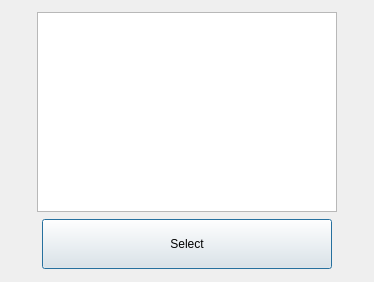
<?xml version="1.0" encoding="UTF-8"?>
<ui version="4.0">
 <class>PayChoiceDialog</class>
 <widget class="QDialog" name="PayChoiceDialog">
  <property name="geometry">
   <rect>
    <x>0</x>
    <y>0</y>
    <width>374</width>
    <height>282</height>
   </rect>
  </property>
  <property name="minimumSize">
   <size>
    <width>374</width>
    <height>282</height>
   </size>
  </property>
  <property name="windowTitle">
   <string>PayChoiceDialog</string>
  </property>
  <layout class="QVBoxLayout" name="verticalLayout">
   <item alignment="Qt::AlignHCenter">
    <widget class="QListWidget" name="torrentChoices">
     <property name="minimumSize">
      <size>
       <width>300</width>
       <height>180</height>
      </size>
     </property>
     <property name="maximumSize">
      <size>
       <width>350</width>
       <height>200</height>
      </size>
     </property>
    </widget>
   </item>
   <item alignment="Qt::AlignHCenter">
    <widget class="QPushButton" name="SelectButton">
     <property name="minimumSize">
      <size>
       <width>290</width>
       <height>50</height>
      </size>
     </property>
     <property name="maximumSize">
      <size>
       <width>290</width>
       <height>50</height>
      </size>
     </property>
     <property name="text">
      <string>Select</string>
     </property>
    </widget>
   </item>
  </layout>
 </widget>
 <layoutdefault spacing="6" margin="11"/>
 <resources/>
 <connections>
 <connection>
   <sender>SelectButton</sender>
   <signal>clicked()</signal>
   <receiver>PayChoiceDialog</receiver>
   <slot>onSelectButtonClicked()</slot>
   <hints>
    <hint type="sourcelabel">
     <x>220</x>
     <y>205</y>
    </hint>
    <hint type="destinationlabel">
     <x>216</x>
     <y>150</y>
    </hint>
   </hints>
  </connection>
 </connections>
</ui>
